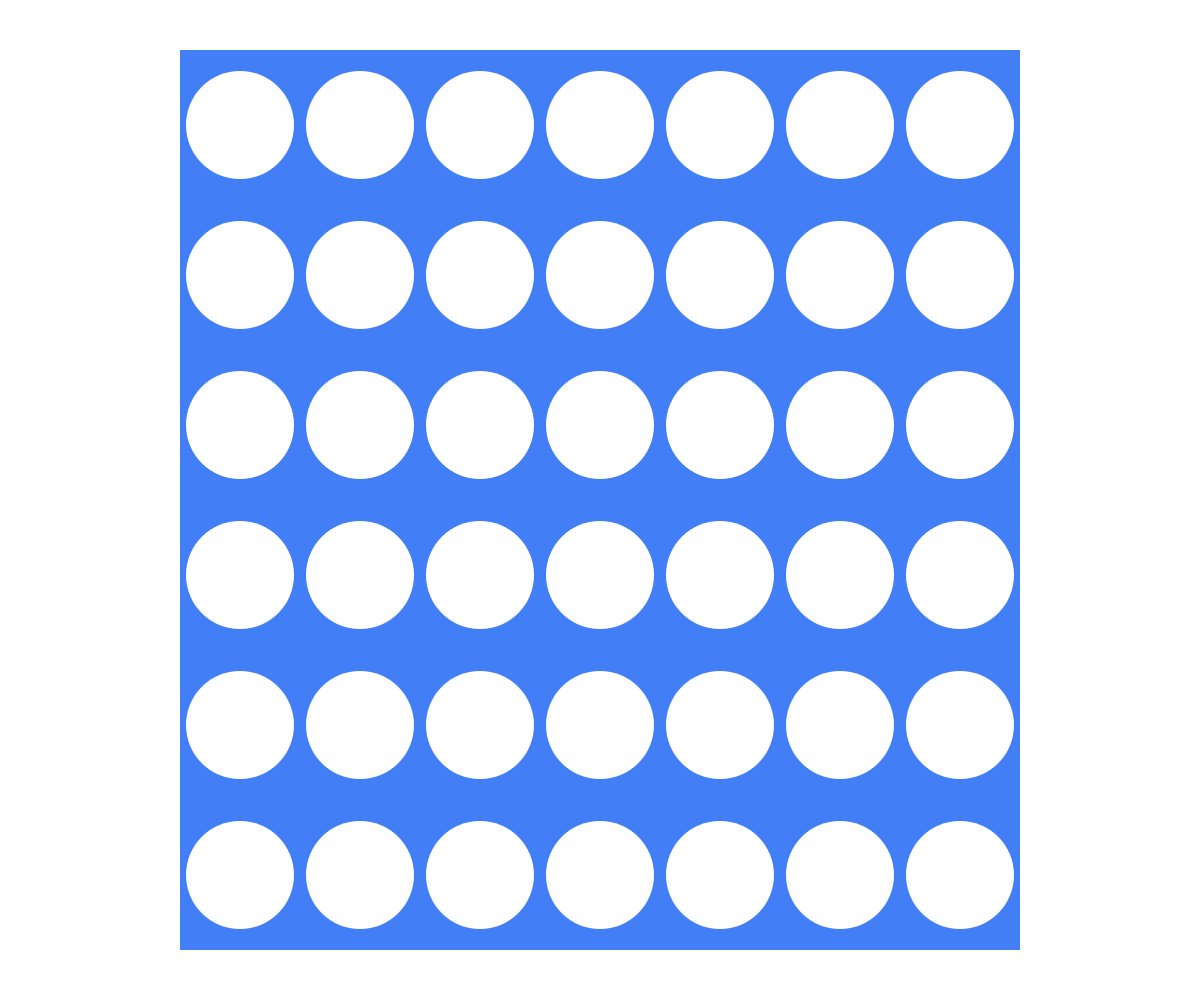
Frame 1 (no input)
Frame 60 (no input): identical to frame 1, image omitted
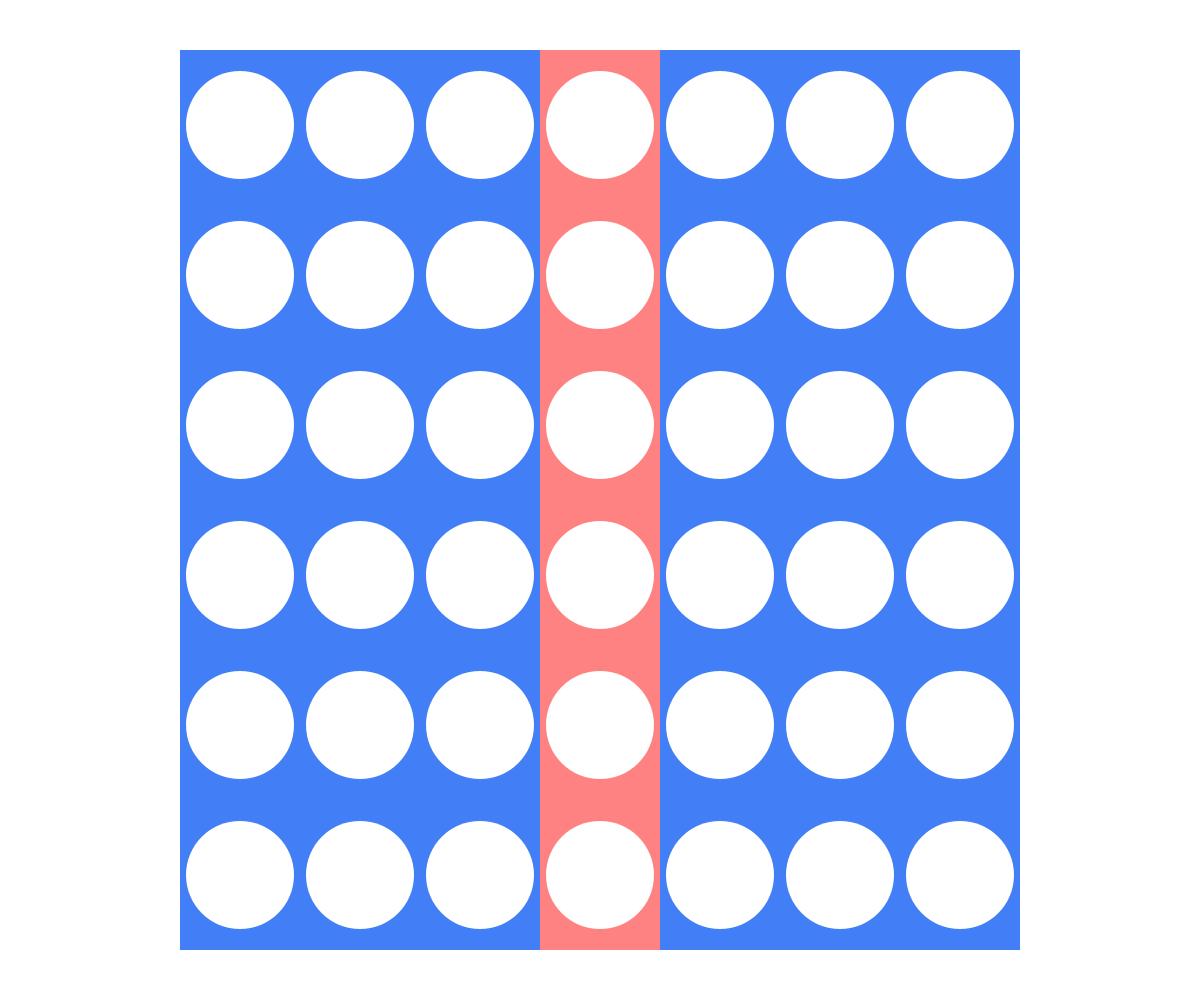
Frame 120 (the mouse pressed at the canvas centre since frame 60)

The p5.js sketch that drew these frames (run headless with seeded random() and noise() and a simulated clock; from frame 60 on, the mouse is pressed at the canvas centre):

// p5.js sketch
// ── sketch.js
function setup() {
  // put setup code here
  createCanvas(windowWidth, windowHeight);

  COLS = 7;
  ROWS= 6;
  boardWidth = 0;
  boardHeight = 0;
  boardXOffset = 0;
  boardYOffset = 0;
  whichColumn = -1;
  winner = null;
  resetButton = null;

  players = ["#f54242", "#f5f242"];
  playersBackground = ["#ff8282", "#fcfa83"]
  currentPlayer = 0;
  board = [
    ["","","","","","",""],
    ["","","","","","",""],
    ["","","","","","",""],
    ["","","","","","",""],
    ["","","","","","",""],
    ["","","","","","",""],
  ];

  backgroundColor = "#427ef5";
}

function checkFour(a, b, c, d){
  return a == b && b == c && c == d && d != "";
}

function checkWinner(){
  //in rows
  for(let i = 0; i < ROWS; i++){
    for(let j = 0; j <= COLS-4; j++){
      if(checkFour(board[i][j], board[i][j+1], board[i][j+2], board[i][j+3])){
        winner = board[i][j];
        return;
      }
    }
  }

  //in cols
  for(let i = 0; i < COLS; i++){
    for(let j = 0; j <= ROWS-4; j++){
      if(checkFour(board[j][i], board[j+1][i], board[j+2][i], board[j+3][i])){
        winner = board[j][i];
        return;
      }
    }
  }
}

function mousePressed(){
  if(winner != null){
    winner = null;
    resetButton.remove();
    currentPlayer = 0;
    board = [
      ["","","","","","",""],
      ["","","","","","",""],
      ["","","","","","",""],
      ["","","","","","",""],
      ["","","","","","",""],
      ["","","","","","",""],
    ];
    loop();
  }
  if(whichColumn != -1){
    for(let i = ROWS-1; i >= 0; i--){
      if(board[i][whichColumn] == ""){
        board[i][whichColumn] = players[currentPlayer];
        checkWinner();
        currentPlayer = (currentPlayer + 1)%2;
        return;
      }
    }
  }
}

function draw() {
  // put drawing code here
  resizeCanvas(windowWidth, windowHeight);
  
  boardWidth = 70*windowWidth/100;
  boardHeight = 90*windowHeight/100;
  
  boardXOffset = (windowWidth-boardWidth)/2;
  boardYOffset = (windowHeight-boardHeight)/2;
  
  let cellSize = boardWidth/COLS;
  let cellHeight = boardHeight/ROWS;
  let circleRadius = cellHeight < cellSize ? 90*cellHeight/100 : 90*cellSize/100;

  if(mouseX > boardXOffset && mouseX < boardXOffset + boardWidth){
    whichColumn = Math.floor((mouseX-boardXOffset)/cellSize);
  }else{
    whichColumn = -1;
  }

  translate(boardXOffset, boardYOffset);
  noStroke();

  for(let i = 0; i < ROWS; i++){
    for(let j = 0; j < COLS; j++){
      fill(backgroundColor);
      if(j == whichColumn){
        fill(playersBackground[currentPlayer]);
      }
      rect(cellSize*j, cellHeight*i, cellSize, cellHeight);
      fill("#fff");
      if(board[i][j] != ""){
        fill(board[i][j]);
      }
      ellipse(cellSize/2 + cellSize*j, cellHeight/2 + cellHeight*i, circleRadius);      
    }
  }

  if(winner != null){
    for(let i = 0; i < ROWS; i++){
      for(let j = 0; j < COLS; j++){
        fill(backgroundColor);
        rect(cellSize*j, cellHeight*i, cellSize, cellHeight);
        fill("#fff");
        if(board[i][j] != ""){
          fill(board[i][j]);
        }
        ellipse(cellSize/2 + cellSize*j, cellHeight/2 + cellHeight*i, circleRadius);      
      }
    }
    noLoop();
    let whoWon = winner == players[0] ? "red" : "yellow";
    resetButton = createButton(`${whoWon} won. click to reset`);
    resetButton.position(50, 50);
  }
}
